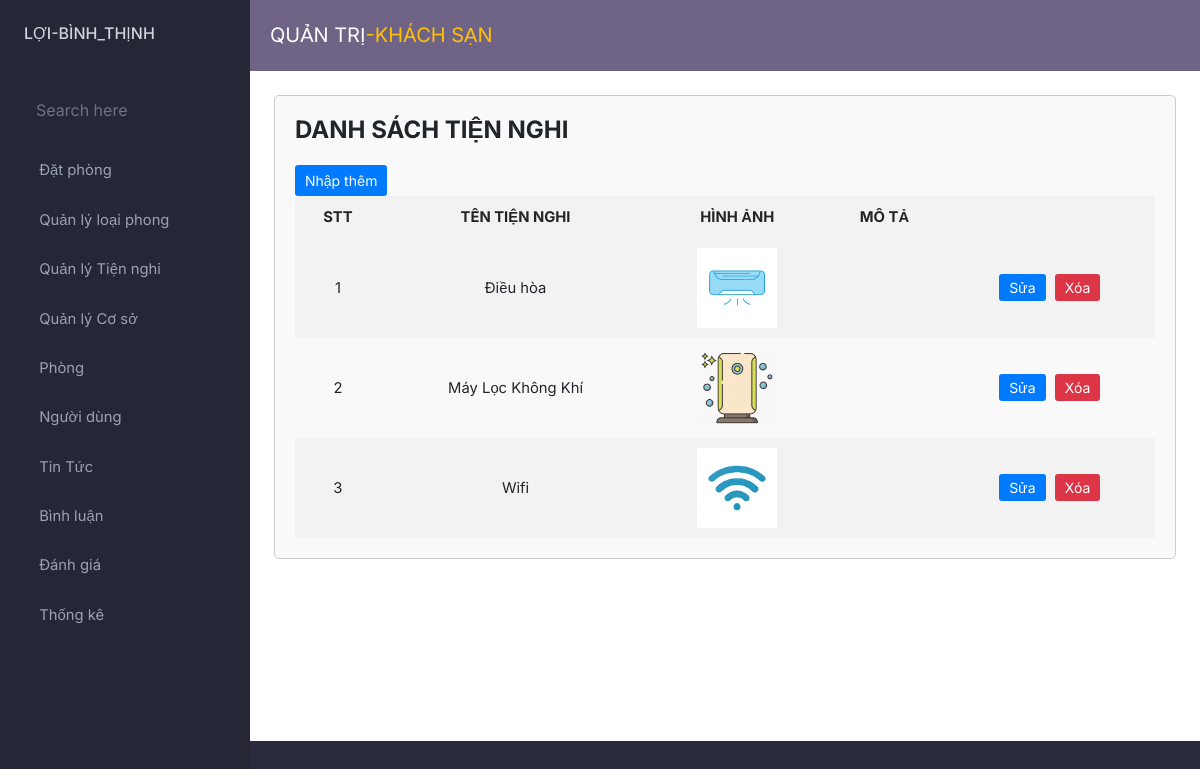
/admin/index.php?act=danhs_tiennghi, run on the app's committed database.
### tables this page shows
CREATE TABLE `tien_nghi` (
  `id` int(11) NOT NULL,
  `ten_tiennghi` varchar(255) DEFAULT NULL,
  `hinh` varchar(255) DEFAULT NULL,
  `mo_ta` text DEFAULT NULL
);

### model/pdo.php (called while the page is built, shortened)
<?php
function pdo_get_connection()
{
    $dburl = "mysql:host=localhost;dbname=du_an_1;charset=utf8";
    $username = 'root';
    $password = '';
    $conn = new PDO($dburl, $username, $password);
    $conn->setAttribute(PDO::ATTR_ERRMODE, PDO::ERRMODE_EXCEPTION);
    return $conn;
}
function pdo_query($sql)
{
    $sql_args = array_slice(func_get_args(), 1);
    try {
        $conn = pdo_get_connection();
        $stmt = $conn->prepare($sql);
        $stmt->execute($sql_args);
        $rows = $stmt->fetchAll();
        return $rows;
    } catch (PDOException $e) {
        throw $e;
    } finally {
        unset($conn);
    }
}

### model/tiennghi.php (called while the page is built, shortened)
<?php
function list_tiennghi()
{
    $sql = "SELECT * FROM tien_nghi order by id desc ";
    $result = pdo_query($sql);
    return $result;
}

### admin/tiennghi/danhsachtiennghi.php (the view)
<div class="form-container1">
    <h1 class="admin__list-title">DANH SÁCH TIỆN NGHI</h1>
    <div class="admin__list-buttons">
        <a href="index.php?act=themtiennghi" class="admin__button-link"><input type="button" value="Nhập thêm" class="admin__button"></a>
    </div>
    <div class="admin__list-table">
        <?php if (!empty($result)) : ?>
            <table class="admin__table">
                <tr>
                    <th>STT</th>
                    <th>TÊN TIỆN NGHI</th>
                    <th>HÌNH ẢNH</th>
                    <th>MÔ TẢ</th>
                    <th></th>
                </tr>
                <?php $soThuTu = 1; ?>
                <?php foreach ($result as $tiennghi) {
                    extract($tiennghi);
                    $sua_tiennghi = "index.php?act=sua_tiennghi&id=" . $tiennghi["id"];
                    $xoa_tiennghi = "index.php?act=xoa_tiennghi&id=" . $tiennghi["id"];
                    if (is_file("../upload/" . $hinh)) {
                        $hinhxuat = "<img src='../upload/" . $hinh . "' width='80'>";
                    } else {
                        $hinhxuat = "no photo";
                    }
                ?>
                    <tr>
                        <td><?php echo $soThuTu; ?></td>
                        <td><?php echo $tiennghi['ten_tiennghi']; ?></td>
                        <td><?php echo $hinhxuat; ?></td>
                        <td class="mota"><?php echo $tiennghi['mo_ta']; ?></td>
                        <td>
                            <a href="<?php echo $sua_tiennghi; ?>" class="admin__edit-button">Sửa</a>
                            <a href="<?php echo $xoa_tiennghi; ?>" class="admin__delete-button">Xóa</a>
                        </td>
                    </tr>
                    <?php $soThuTu++; ?>
                <?php } ?>
            </table>
        <?php else : ?>
            <p>Không có dữ liệu Tiện nghi.</p>
        <?php endif; ?>
    </div>
</div>

### admin/css/style.css (style rules this page uses)
:root { --dk-gray-100: #F3F4F6; --dk-gray-200: #E5E7EB; --dk-gray-300: #D1D5DB; --dk-gray-400: #9CA3AF; --dk-gray-500: #6B7280; --dk-gray-600: #4B5563; --dk-gray-700: #374151; --dk-gray-800: #1F2937; --dk-gray-900: #111827; --dk-dark-bg: #313348; --dk-darker-bg: #2a2b3d; --navbar-bg-color: #6f6486; --sidebar-bg-color: #252636; --sidebar-width: 250px; }
* { margin: 0; padding: 0; box-sizing: border-box; }
body { font-family: 'Inter', sans-serif; background-color: var(--dk-darker-bg); font-size: .925rem; }

### admin/css/from.css (style rules this page uses)
.form-container1 { max-width: 2000px; margin: 0 auto; padding: 20px; border: 1px solid #ccc; border-radius: 5px; background-color: #f9f9f9; }
.admin__list-title { font-size: 24px; font-weight: bold; margin-bottom: 20px; }
.admin__table { width: 100%; border-collapse: collapse; }
.admin__table th { font-weight: bold; padding: 10px; text-align: center; background-color: #f2f2f2; }
.admin__table tr:nth-child(even) { background-color: #f2f2f2; }
.admin__table td { padding: 10px; text-align: center; }
.admin__button { padding: 5px 10px; margin-right: 10px; background-color: #007bff; color: #fff; border: none; border-radius: 3px; cursor: pointer; font-size: 14px; }
.admin__button-link { text-decoration: none; }
.admin__list-buttons { margin-top: 10px; }
.admin__edit-button { padding: 5px 10px; background-color: #007bff; color: #fff; border: none; border-radius: 3px; cursor: pointer; text-decoration: none; font-size: 14px; margin-right: 5px; }
.admin__delete-button { padding: 5px 10px; background-color: #dc3545; color: #fff; border: none; border-radius: 3px; cursor: pointer; text-decoration: none; font-size: 14px; }
.mota { max-width: 550px; }

### data on the page
tien_nghi: ten_tiennghi "Điều hòa", hinh (picture)
tien_nghi: ten_tiennghi "Máy Lọc Không Khí", hinh (picture)
tien_nghi: ten_tiennghi "Wifi", hinh (picture)
